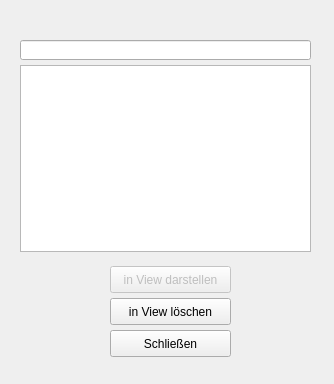
<?xml version="1.0" encoding="UTF-8"?>
<ui version="4.0">
 <class>frmGeonam</class>
 <widget class="QDialog" name="frmGeonam">
  <property name="geometry">
   <rect>
    <x>0</x>
    <y>0</y>
    <width>334</width>
    <height>384</height>
   </rect>
  </property>
  <property name="windowTitle">
   <string>Geonam Suche</string>
  </property>
  <widget class="QListView" name="lstGeonam">
   <property name="geometry">
    <rect>
     <x>20</x>
     <y>65</y>
     <width>291</width>
     <height>187</height>
    </rect>
   </property>
  </widget>
  <widget class="QLineEdit" name="linSuche">
   <property name="geometry">
    <rect>
     <x>20</x>
     <y>40</y>
     <width>291</width>
     <height>20</height>
    </rect>
   </property>
  </widget>
  <widget class="QPushButton" name="btnAnzeigen">
   <property name="enabled">
    <bool>false</bool>
   </property>
   <property name="geometry">
    <rect>
     <x>110</x>
     <y>266</y>
     <width>121</width>
     <height>27</height>
    </rect>
   </property>
   <property name="minimumSize">
    <size>
     <width>121</width>
     <height>27</height>
    </size>
   </property>
   <property name="maximumSize">
    <size>
     <width>121</width>
     <height>27</height>
    </size>
   </property>
   <property name="text">
    <string>in View darstellen</string>
   </property>
  </widget>
  <widget class="QPushButton" name="btnLoeschen">
   <property name="geometry">
    <rect>
     <x>110</x>
     <y>298</y>
     <width>121</width>
     <height>27</height>
    </rect>
   </property>
   <property name="minimumSize">
    <size>
     <width>121</width>
     <height>27</height>
    </size>
   </property>
   <property name="maximumSize">
    <size>
     <width>121</width>
     <height>27</height>
    </size>
   </property>
   <property name="text">
    <string>in View löschen</string>
   </property>
  </widget>
  <widget class="QPushButton" name="btnAbbrechen">
   <property name="geometry">
    <rect>
     <x>110</x>
     <y>330</y>
     <width>121</width>
     <height>27</height>
    </rect>
   </property>
   <property name="minimumSize">
    <size>
     <width>121</width>
     <height>27</height>
    </size>
   </property>
   <property name="maximumSize">
    <size>
     <width>121</width>
     <height>27</height>
    </size>
   </property>
   <property name="text">
    <string>Schließen</string>
   </property>
  </widget>
 </widget>
 <resources/>
 <connections>
  <connection>
   <sender>btnAbbrechen</sender>
   <signal>clicked()</signal>
   <receiver>frmGeonam</receiver>
   <slot>abbrechen()</slot>
   <hints>
    <hint type="sourcelabel">
     <x>150</x>
     <y>383</y>
    </hint>
    <hint type="destinationlabel">
     <x>269</x>
     <y>385</y>
    </hint>
   </hints>
  </connection>
  <connection>
   <sender>linSuche</sender>
   <signal>textChanged(QString)</signal>
   <receiver>frmGeonam</receiver>
   <slot>imlistenfeldsuchen()</slot>
   <hints>
    <hint type="sourcelabel">
     <x>70</x>
     <y>56</y>
    </hint>
    <hint type="destinationlabel">
     <x>47</x>
     <y>322</y>
    </hint>
   </hints>
  </connection>
  <connection>
   <sender>btnLoeschen</sender>
   <signal>clicked()</signal>
   <receiver>frmGeonam</receiver>
   <slot>geonamClear()</slot>
   <hints>
    <hint type="sourcelabel">
     <x>164</x>
     <y>344</y>
    </hint>
    <hint type="destinationlabel">
     <x>248</x>
     <y>338</y>
    </hint>
   </hints>
  </connection>
  <connection>
   <sender>btnAnzeigen</sender>
   <signal>clicked()</signal>
   <receiver>frmGeonam</receiver>
   <slot>geonamZoom()</slot>
   <hints>
    <hint type="sourcelabel">
     <x>144</x>
     <y>300</y>
    </hint>
    <hint type="destinationlabel">
     <x>32</x>
     <y>376</y>
    </hint>
   </hints>
  </connection>
  <connection>
   <sender>lstGeonam</sender>
   <signal>clicked(QModelIndex)</signal>
   <receiver>frmGeonam</receiver>
   <slot>AuswahlAktiviert()</slot>
   <hints>
    <hint type="sourcelabel">
     <x>123</x>
     <y>129</y>
    </hint>
    <hint type="destinationlabel">
     <x>256</x>
     <y>284</y>
    </hint>
   </hints>
  </connection>
  <connection>
   <sender>frmGeonam</sender>
   <signal>destroyed()</signal>
   <receiver>frmGeonam</receiver>
   <slot>grafikreturn()</slot>
   <hints>
    <hint type="sourcelabel">
     <x>291</x>
     <y>25</y>
    </hint>
    <hint type="destinationlabel">
     <x>189</x>
     <y>8</y>
    </hint>
   </hints>
  </connection>
 </connections>
 <slots>
  <slot>abbrechen()</slot>
  <slot>imlistenfeldsuchen()</slot>
  <slot>geonamClear()</slot>
  <slot>geonamZoom()</slot>
  <slot>AuswahlAktiviert()</slot>
  <slot>grafikreturn()</slot>
 </slots>
</ui>
